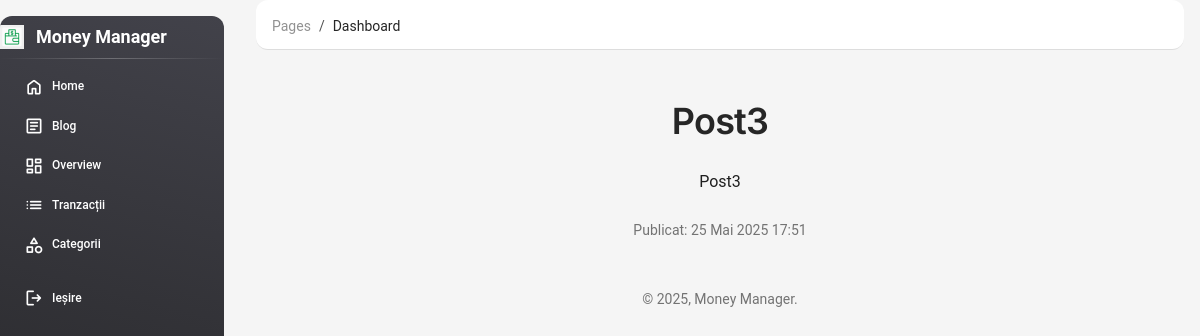
The app's page /blog/3/ (signed in) with its own data.
### blog/models.py (models this page shows, shortened)
class Post(models.Model):
    title = models.CharField(max_length=200)
    slug = models.SlugField(unique=True, blank=True)
    content = models.TextField()
    image = models.ImageField(upload_to='blog_images/', blank=True, null=True)
    created_at = models.DateTimeField(auto_now_add=True)
    updated_at = models.DateTimeField(auto_now=True)
    published = models.BooleanField(default=True)

### blog/views.py (the view)
# urls.py: path('<int:pk>/', views.PostDetailView.as_view(), name='post-detail'),
class PostDetailView(DetailView):
    model = Post
    template_name = 'blog/post_detail.html'
    context_object_name = 'post'

### templates/blog/post_detail.html (shortened to what this page needs)
{% extends "core/base.html" %}
{% block content %}
<div class="container mt-4">
  <h2 class="text-center mb-4">{{ post.title }}</h2>
  <div class="mb-4 text-center">
    <p>{{ post.content }}</p>
  </div>
  <div class="text-muted text-center small">
    Publicat: {{ post.created_at|date:"d M Y H:i" }}
  </div>
</div>
{% endblock %}

### static/css/style.css (style rules this page uses)
body { background-color: #00b4f5; background-image: url("https://www.transparenttextures.com/patterns/beige-paper.png"); font-family: 'Roboto', sans-serif; color: #1f1f1f; margin: 0; }

### records on screen
Post: title "Post3", content "Post3", created_at "25 Mai 2025 17:51"
